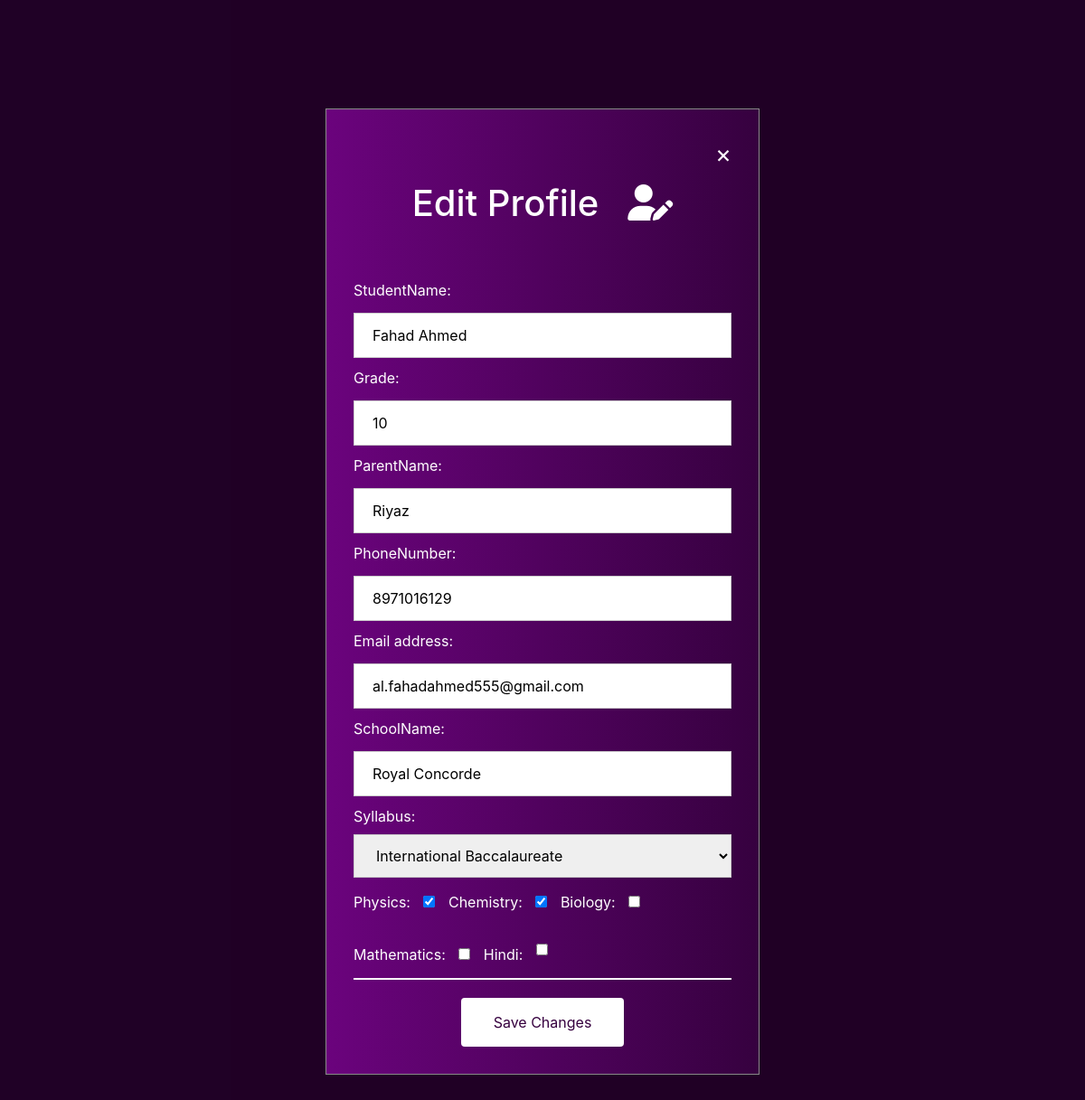
Page /edit-profile/ (signed in) on the earlier database version.
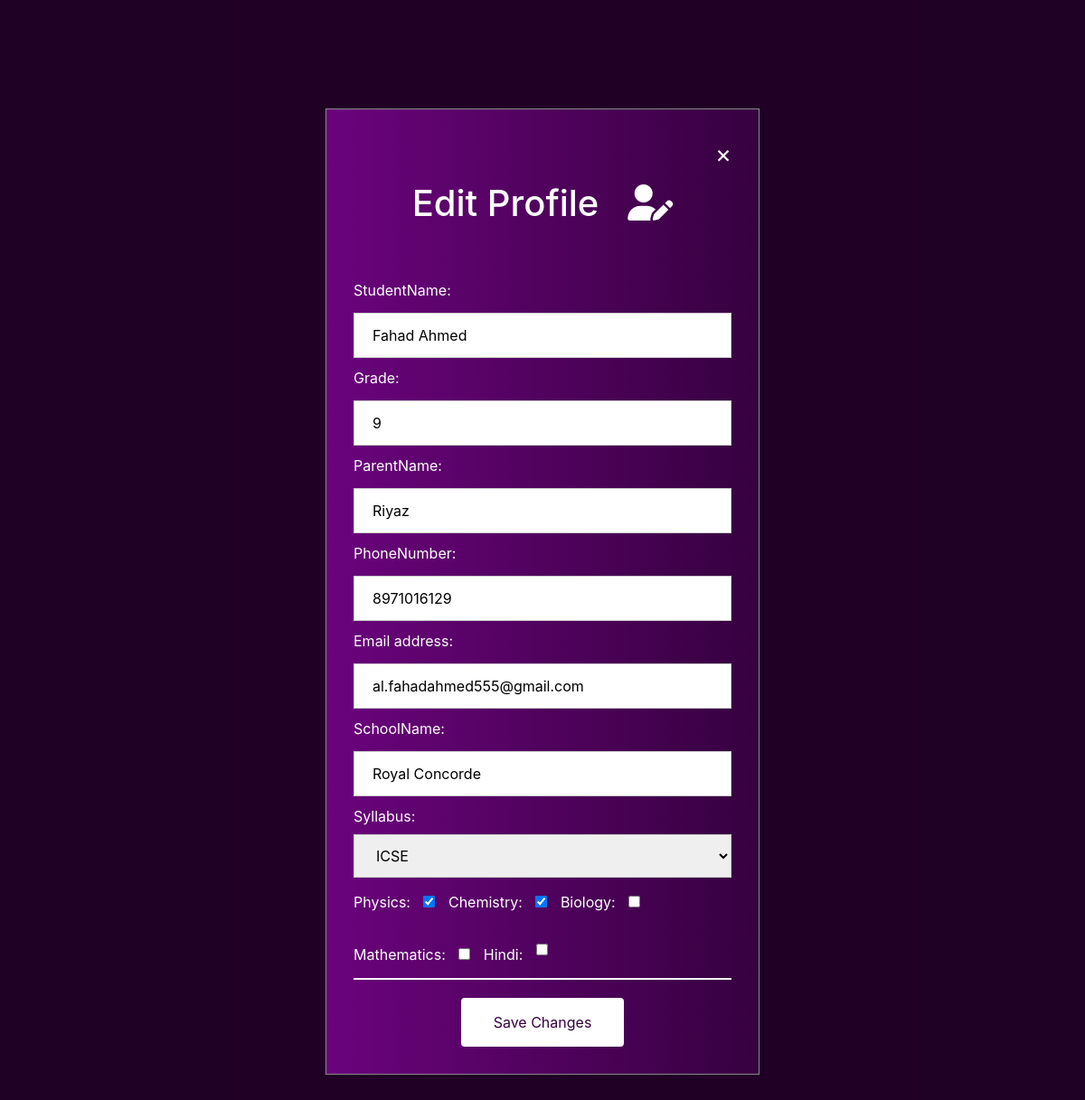
Same page on the later database version.
### users/models.py (models this page shows)
class CustomUser(AbstractUser):
    SYLLABUS_CHOICES = (
        ('IGCSE', 'IGCSE'),
        ('International Baccalaureate', 'International Baccalaureate'),
        ('ICSE', 'ICSE'),
        ('CBSE', 'CBSE')
    )
    studentName = models.CharField(max_length=50)
    grade = models.IntegerField()
    parentName = models.CharField(max_length=50)
    phoneNumber = models.IntegerField()
    schoolName = models.CharField(max_length=50)
    syllabus = models.CharField(choices=SYLLABUS_CHOICES, max_length=50)
    Physics = models.BooleanField(default=False)
    Chemistry = models.BooleanField(default=False)
    Biology = models.BooleanField(default=False)
    Mathematics = models.BooleanField(default=False)
    Hindi = models.BooleanField(default=False)

### users/views.py (the view)
# urls.py: path('edit-profile/', edit_profile, name='edit_profile'),
@login_required
def edit_profile(request):
    if request.method == 'POST':
        form = CustomUserChangeForm(request.POST, instance=request.user)
        if form.is_valid():
            form.save()
            return redirect('editconfirm')  # Redirect to profile page after update
    else:
        form = CustomUserChangeForm(instance=request.user)  # Prefill user data
    return render(request, 'registration/edit_profile.html', {'form': form})

### users/forms.py (shortened to what this page needs)
class CustomUserChangeForm(UserChangeForm):
    class Meta:
        model = CustomUser
        fields = (
            'studentName', 'grade', 'parentName', 'phoneNumber', 'email',
            'schoolName', 'syllabus', 'Physics', 'Chemistry', 'Biology',
            'Mathematics', 'Hindi'
        )
    def __init__(self, *args, **kwargs):
        super().__init__(*args, **kwargs)
        if 'password' in self.fields:
            del self.fields['password']

### templates/registration/edit_profile.html (shortened to what this page needs)
<!DOCTYPE html>
{% load static %}
<html lang="en">
<head>
    <link rel="stylesheet" href="{% static './static/css/base.css' %}">
    <link rel="stylesheet" href="{% static './static/css/homepage.css' %}">
    <link rel="stylesheet" href="https://cdn.jsdelivr.net/npm/bootstrap@4.1.3/dist/css/bootstrap.min.css"
>
</head>
<body style="background-color:#36013F;">
    <div id="id01" class="model">
        <form class="model-content animate" action="" method="post">
            <a href="{% url 'home' %}">
                <span onclick="document.getElementById('id01').style.display='none'" class="close1" title="Close Modal">
                    &times;
                </span>
            </a>
            <h1>Edit Profile &nbsp;&nbsp;<i class="fa-solid fa-user-edit"></i></h1>
            {{ form }}
            <div class="submit-button">
                <button type="submit" class="button-b" style="vertical-align:middle">
                    <span>Save Changes</span>
                </button>
            </div>
        </form>
    </div>
</body>
</html>

Differences in the rows shown:
changed CustomUser "Fahad Ahmed": grade "10" → "9"; syllabus "International Baccalaureate" → "ICSE"
